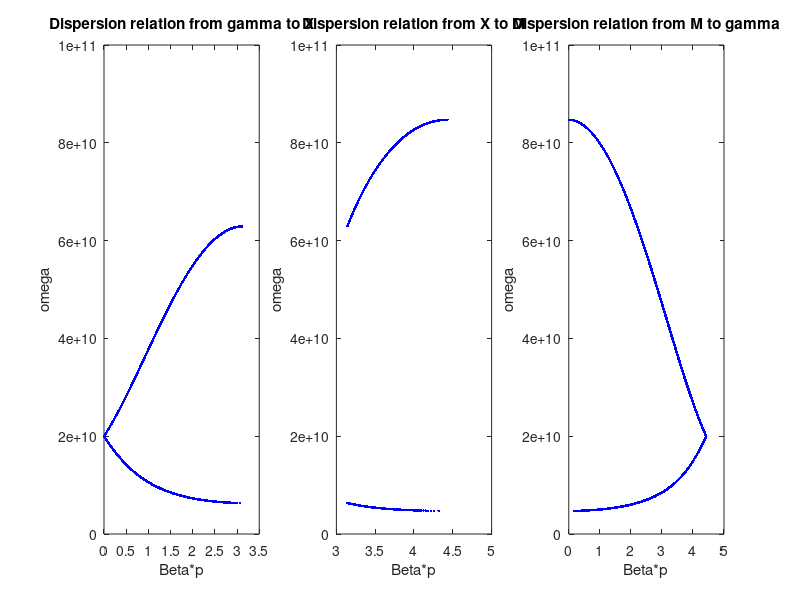
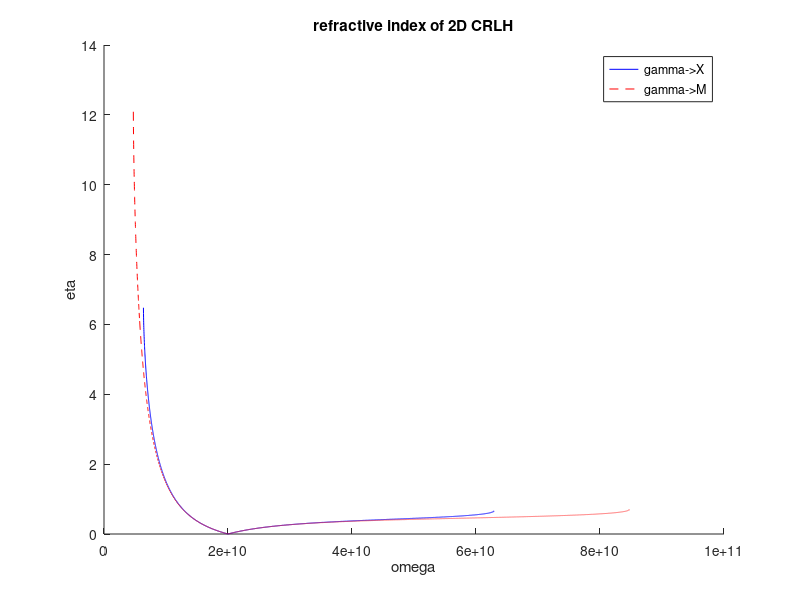

Write MATLAB code to recreate these figures, in order.
%% 计算二维的CRLH的色散曲面

%初始化
clear
clc
close all

%四个电路参数
LR = 2.5 * 1e-9; %右手单位长度电感
CR = 1e-12; %右手单位长度电感
LL = 2.5 * 1e-9; %右手单位长度电感
CL = 1e-12; %右手单位长度电感

%扫频范围
Omega = 1e11;
omega = 0:Omega / 10000:Omega;

%晶格间距
px = 10 * 1e-3;
py = 20 * 1e-3;

%光速
c = 3e8;

%电路增量模型
Z = 1i * omega * LR / 2 + 1 ./ (1i * 2 * omega * CL);
Y = 1i * omega * CR + 1 ./ (1i * omega * LL);
x = -Z .* Y;

%% fig4.5(a)
%gamma->X
kpx = acos(1 - x / 2);
kpy = 0;
%这里把虚部为0的点去掉
idx = imag(kpx) == 0;
kpx = kpx(idx);
omega1 = omega(idx);

%因为Beta是向量，所以取范数
Beta1 = sqrt(real(kpy) .^ 2 + real(kpx) .^ 2);

h1 = figure;
subplot(1, 3, 1)
plot(Beta1, omega1, '.', 'Color', 'b')
ylim([0 Omega])
xlabel('Beta*p')
ylabel('omega')
title('Dispersion relation from gamma to X')

%X->M
kpx = pi;
kpy = acos(3 - x / 2);
idx = imag(kpy) == 0;
kpy = kpy(idx);
omega2 = omega(idx);

Beta2 = sqrt(real(kpy) .^ 2 + real(kpx) .^ 2);

subplot(1, 3, 2)
plot(Beta2, omega2, '.', 'Color', 'b')
ylim([0 Omega])
xlabel('Beta*p')
ylabel('omega')
title('Dispersion relation from X to M')

%M->gamma
kpx = acos(1 - x / 4);
kpy = acos(1 - x / 4);
idx = imag(kpx) == 0;
kpx = kpx(idx);
idx = imag(kpy) == 0;
kpy = kpy(idx);

omega3 = omega(idx);

Beta3 = sqrt(real(kpy) .^ 2 + real(kpx) .^ 2);
%这里反转Beta是为了便于画图，没有实际意义
Beta4 = -Beta3 + max(Beta3);

subplot(1, 3, 3)
plot(Beta4, omega3, '.', 'Color', 'b')
ylim([0 Omega])
xlabel('Beta*p')
ylabel('omega')
title('Dispersion relation from M to gamma')

%% fig4.5(b)
m = 500; %网格精度
kpx = linspace(-pi, pi, m);
kpy = linspace(-pi, pi, m);

% 创建网格
[KPX, KPY] = meshgrid(kpx, kpy);
Z = cos(KPX) + cos(KPY);
k = 2 - x / 2;
%取实数解
idx = k >= -2 & k <= 2;
k = k(idx);
omega4 = omega(idx);
eps = 1e-3;
results_kpx = cell(1, length(k));
results_kpy = cell(1, length(k));

for i = 1:length(k)
    xy_pairs = find(abs(Z - k(i)) < eps);
    [x_sol, y_sol] = ind2sub(size(Z), xy_pairs);
    results_kpx{i} = kpx(x_sol);
    results_kpy{i} = kpy(y_sol);
end

max_length = max(cellfun(@numel, results_kpx));

% 创建一个大数组并用NaN填充
big_array_kpx = NaN(length(k), max_length);
big_array_kpy = NaN(length(k), max_length);

% 填充数组
for i = 1:length(k)
    len = numel(results_kpx{i});
    big_array_kpx(i, 1:len) = results_kpx{i};
    big_array_kpy(i, 1:len) = results_kpy{i};
    %现在big_array每一行对应一个频率的kpx和kpy的值
end

% 将数组转换为列向量
X = big_array_kpx';
Y = big_array_kpy';
X = X(:)';
Y = Y(:)';
% 将频率转换为对角矩阵
% Z = Remap(omega4, max_length);
% Z(Z == 0) = NaN;

% h2 = figure;
% plot3(X, Y, Z, 'b.')
% xlabel('kx*px')
% ylabel('ky*py')
% zlabel('omega')
% title('Dispersion relation of 2D CRLH')
% grid on

%% fig4.5(c) fig4.5(d)
%画一系列频率(omega<omega0)的等值线图
omega0 = (LR * CR * LL * CL) ^ (-1/4);
[~, omega0_idx] = min(abs(omega - omega0));

% h3 = figure;
% hold on

% for i = 1:5:omega0_idx
%     plot3(big_array_kpx(i, :), big_array_kpy(i, :), repmat(omega(i), 1, max_length), '.')
% end

% xlabel('kx*px')
% ylabel('ky*py')
% title('Dispersion relation of 2D CRLH with omega<omega0')

% h4 = figure;
% hold on

% for i = omega0_idx:10:length(omega4)
%     plot3(big_array_kpx(i, :), big_array_kpy(i, :), repmat(omega(i), 1, max_length), '.')
% end

% xlabel('kx*px')
% ylabel('ky*py')
% title('Dispersion relation of 2D CRLH with omega>omega0')

%% fig4.7(a)
p = sqrt(px ^ 2 + py ^ 2);

%gamma->X
eta1 = c * Beta1 ./ omega1 / p;
%gamma->M
eta3 = c * Beta3 ./ omega3 / p;

h5 = figure;
hold on
plot(omega1, eta1, '-', 'Color', 'b')
plot(omega3, eta3, '--', 'Color', 'r')
xlabel('omega')
ylabel('eta')
title('refractive index of 2D CRLH')
legend('gamma->X', 'gamma->M')
